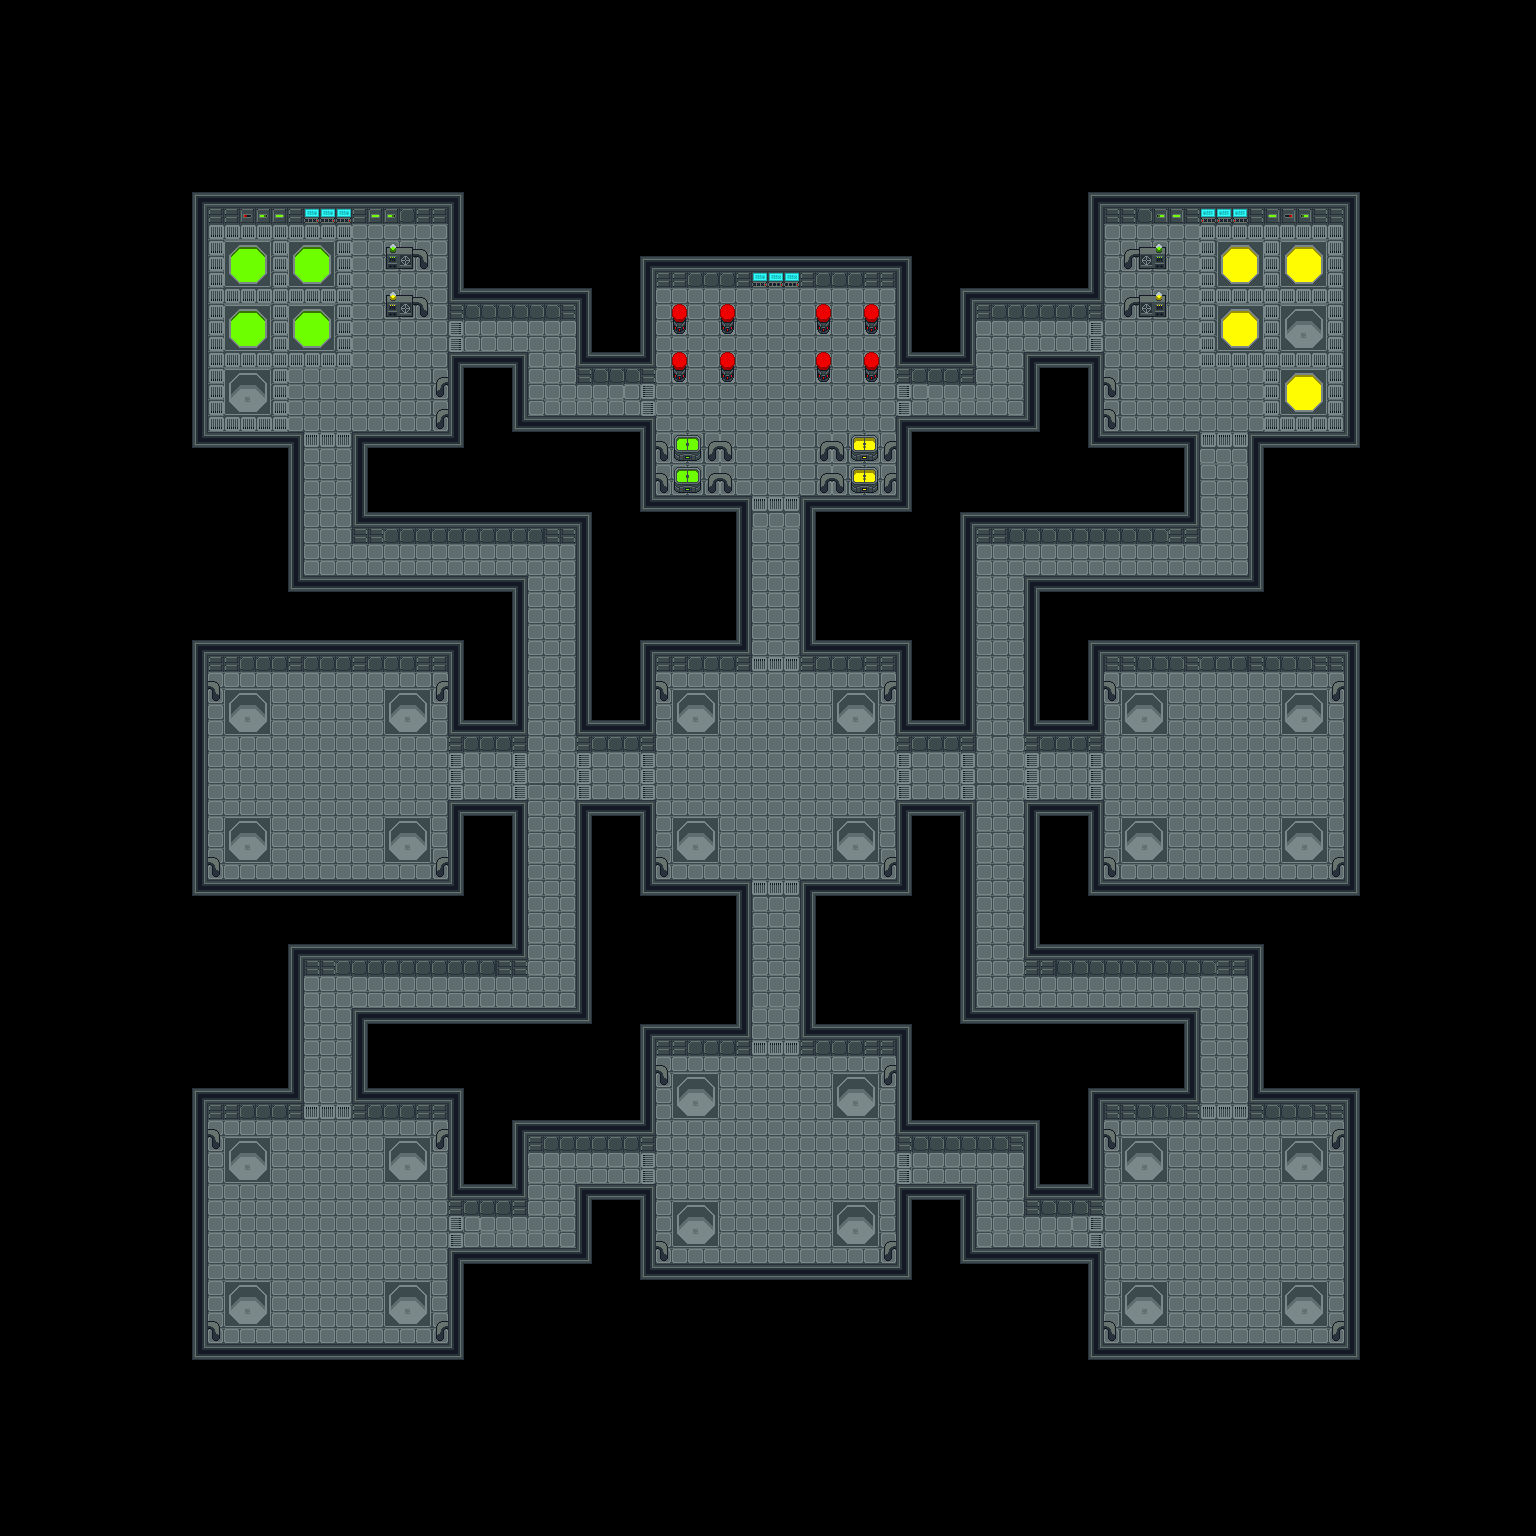

A 2D game scene composited from a Tiled map and its tileset images. What follows is a short description and the map's XML, with each tile layer's data collapsed to a summary:
An orthogonal 96x96 tile map with 16x16 px tiles, 1 tile layer (Graphics) and 2199 objects.

<map version="1.4" tiledversion="1.4.2" orientation="orthogonal" renderorder="right-down" width="96" height="96" tilewidth="16" tileheight="16" infinite="0" nextlayerid="12" nextobjectid="2819">
 <tileset firstgid="1" source="industrial-sprite-sheet-DeadEnd-LMZ.tsx" />
 <layer id="1" name="Graphics" width="96" height="96">
  <data>[9216 cells, 3614 non-empty, 60 distinct tile ids]</data>
 </layer>
 <objectgroup color="#ff0000" id="2" name="Ai Pathing">
  <object id="292" x="528" y="544" width="16" height="16" />
  <object id="293" x="544" y="544" width="16" height="16" />
  <object id="294" x="560" y="544" width="16" height="16" />
  <object id="295" x="528" y="560" width="16" height="16" />
  <object id="296" x="544" y="560" width="16" height="16" />
  <object id="297" x="560" y="560" width="16" height="16" />
  <object id="298" x="528" y="576" width="16" height="16" />
  <object id="299" x="544" y="576" width="16" height="16" />
  <object id="300" x="560" y="576" width="16" height="16" />
  <object id="301" x="528" y="592" width="16" height="16" />
  <object id="302" x="544" y="592" width="16" height="16" />
  <object id="303" x="560" y="592" width="16" height="16" />
  <object id="304" x="528" y="608" width="16" height="16" />
  <object id="305" x="544" y="608" width="16" height="16" />
  <object id="306" x="560" y="608" width="16" height="16" />
  <object id="307" x="528" y="624" width="16" height="16" />
  <object id="308" x="544" y="624" width="16" height="16" />
  <object id="309" x="560" y="624" width="16" height="16" />
  <object id="328" x="528" y="640" width="16" height="16" />
  <object id="329" x="544" y="640" width="16" height="16" />
  <object id="330" x="560" y="640" width="16" height="16" />
  <object id="331" x="528" y="656" width="16" height="16" />
  <object id="332" x="544" y="656" width="16" height="16" />
  <object id="333" x="560" y="656" width="16" height="16" />
  <object id="334" x="528" y="672" width="16" height="16" />
  <object id="335" x="544" y="672" width="16" height="16" />
  <object id="336" x="560" y="672" width="16" height="16" />
  <object id="337" x="528" y="688" width="16" height="16" />
  <object id="338" x="544" y="688" width="16" height="16" />
  <object id="339" x="560" y="688" width="16" height="16" />
  <object id="340" x="528" y="704" width="16" height="16" />
  <object id="341" x="544" y="704" width="16" height="16" />
  <object id="342" x="560" y="704" width="16" height="16" />
  <object id="343" x="528" y="720" width="16" height="16" />
  <object id="344" x="544" y="720" width="16" height="16" />
  <object id="345" x="560" y="720" width="16" height="16" />
  <object id="346" x="528" y="736" width="16" height="16" />
  <object id="347" x="544" y="736" width="16" height="16" />
  <object id="348" x="560" y="736" width="16" height="16" />
  <object id="349" x="528" y="752" width="16" height="16" />
  <object id="350" x="544" y="752" width="16" height="16" />
  <object id="351" x="560" y="752" width="16" height="16" />
  <object id="352" x="528" y="768" width="16" height="16" />
  <object id="353" x="544" y="768" width="16" height="16" />
  <object id="354" x="560" y="768" width="16" height="16" />
  <object id="355" x="528" y="784" width="16" height="16" />
  <object id="356" x="544" y="784" width="16" height="16" />
  <object id="357" x="560" y="784" width="16" height="16" />
  <object id="358" x="528" y="800" width="16" height="16" />
  <object id="359" x="544" y="800" width="16" height="16" />
  <object id="360" x="560" y="800" width="16" height="16" />
  <object id="361" x="528" y="816" width="16" height="16" />
  <object id="362" x="544" y="816" width="16" height="16" />
  <object id="363" x="560" y="816" width="16" height="16" />
  <object id="364" x="528" y="832" width="16" height="16" />
  <object id="365" x="544" y="832" width="16" height="16" />
  <object id="366" x="560" y="832" width="16" height="16" />
  <object id="367" x="528" y="848" width="16" height="16" />
  <object id="368" x="544" y="848" width="16" height="16" />
  <object id="369" x="560" y="848" width="16" height="16" />
  <object id="370" x="528" y="864" width="16" height="16" />
  <object id="371" x="544" y="864" width="16" height="16" />
  <object id="372" x="560" y="864" width="16" height="16" />
  <object id="373" x="528" y="880" width="16" height="16" />
  <object id="374" x="544" y="880" width="16" height="16" />
  <object id="375" x="560" y="880" width="16" height="16" />
  <object id="376" x="528" y="896" width="16" height="16" />
  <object id="377" x="544" y="896" width="16" height="16" />
  <object id="378" x="560" y="896" width="16" height="16" />
  <object id="379" x="528" y="912" width="16" height="16" />
  <object id="380" x="544" y="912" width="16" height="16" />
  </objectgroup>
 <objectgroup color="#00ff00" id="3" name="Collision" visible="0">
  <!-- 193 objects omitted --></objectgroup>
 <objectgroup color="#ffff00" id="4" name="Interactables">
  <!-- 8 objects omitted --></objectgroup>
</map>
<!-- 2128 of 2199 objects omitted -->
